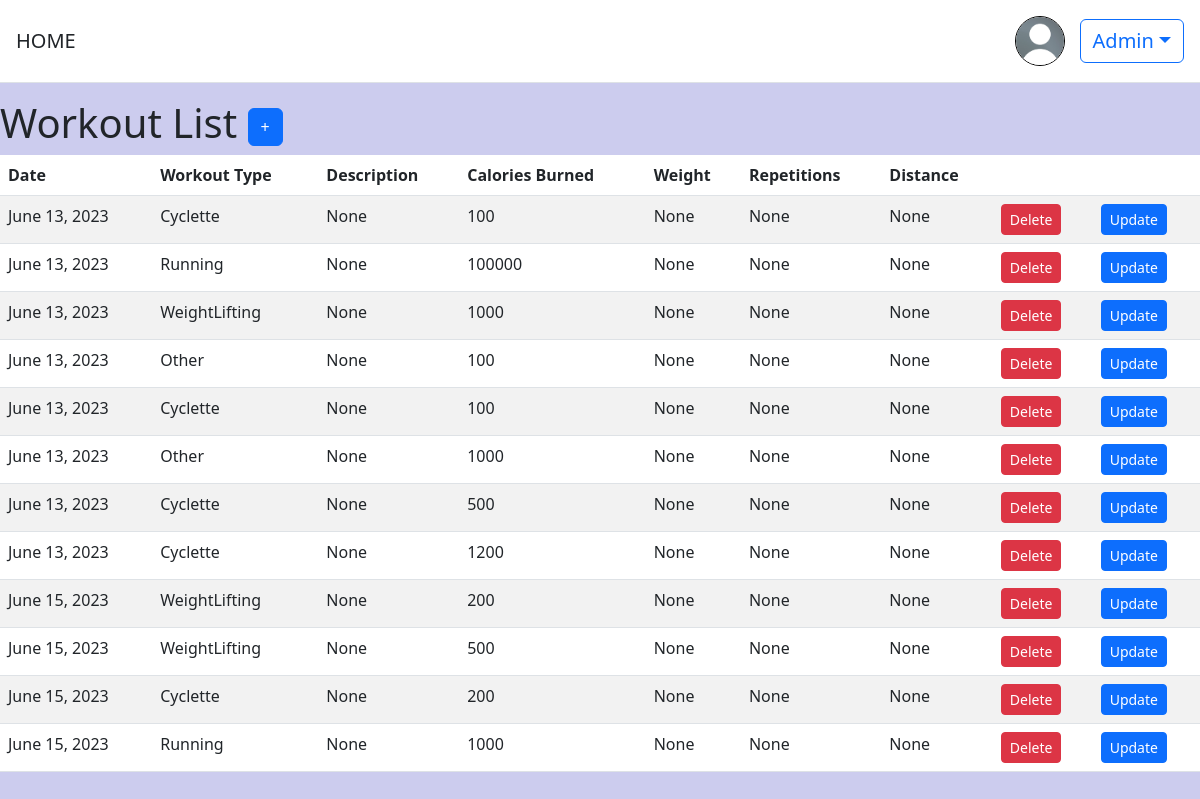
The app's page /workouts/ (signed in), older data.
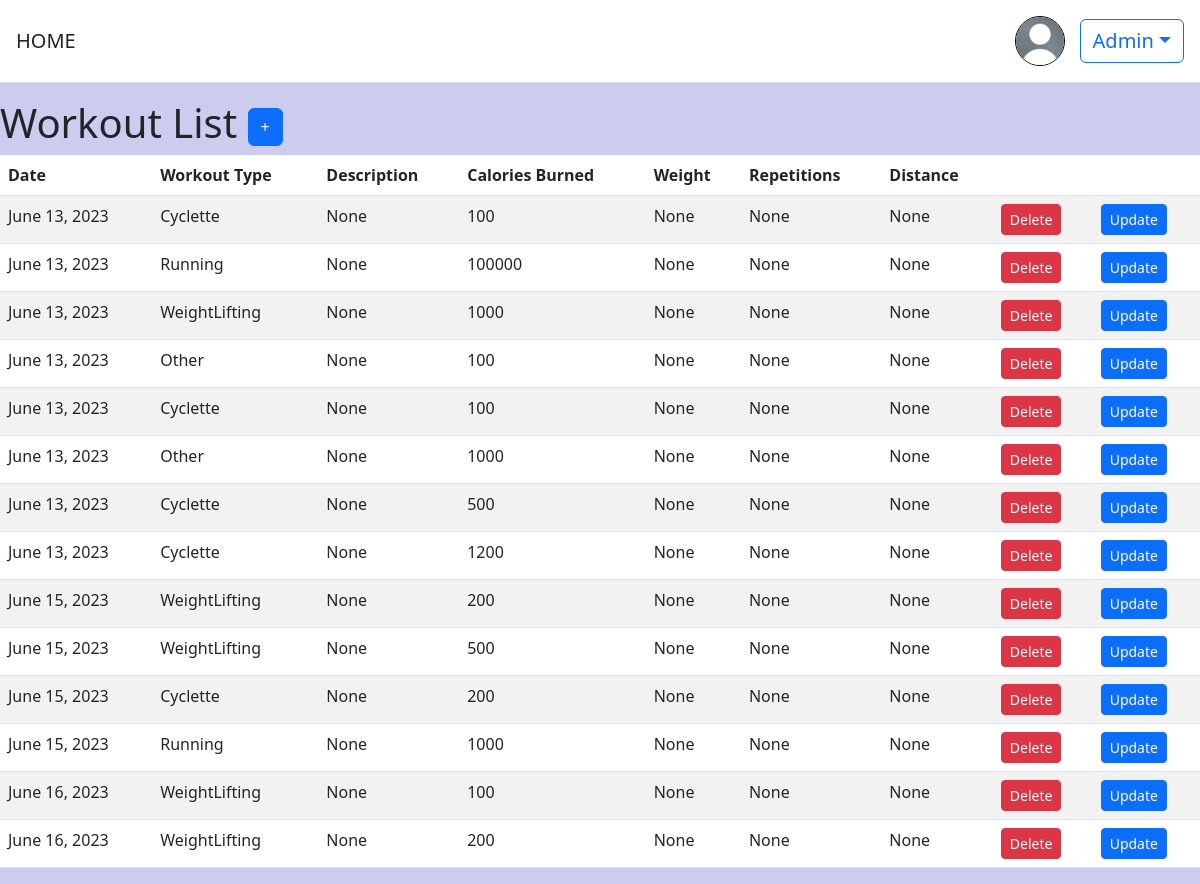
The same page, newer data.
### users/models.py (models this page shows)
class CustomUser(AbstractUser):
    first_name = models.CharField(max_length=100, null=True, blank=True)
    last_name = models.CharField(max_length=100,null=True, blank=True)
    birth_date = models.DateField(null=True, blank=True)
    age = models.PositiveIntegerField(null=True, blank=True)
    peso = models.PositiveIntegerField(null=True, blank=True)
    altezza = models.PositiveIntegerField(null=True, blank=True)
    profile_pic = models.ImageField(upload_to='profile_pics', null=True, blank=True)

### workouts/models.py (models this page shows, shortened)
class Workout(models.Model):
    WORKOUT_TYPES = (
        ('Running', 'Running'),
        ('WeightLifting', 'Weight Lifting'),
        ('Cyclette', 'Cyclette'),
        ('Other', 'Other'),
    )
    date = models.DateField(auto_now_add=True)
    repetitions = models.IntegerField(null=True, blank=True)
    weight = models.DecimalField(max_digits=5, decimal_places=2, null=True, blank=True)
    calories_burned = models.IntegerField(null=False, blank=False)
    workout_type = models.CharField(max_length=20, choices=WORKOUT_TYPES)
    distance = models.DecimalField(max_digits=5, decimal_places=2, null=True, blank=True)
    descrizione = models.CharField(max_length=50, null=True, blank=True)
    utente = models.ForeignKey(settings.AUTH_USER_MODEL, on_delete=models.CASCADE, null=True, blank=True, default=None)
    goal = models.ForeignKey('obiettivi.GoalModel', on_delete=models.CASCADE, null=True, blank=True, default=None)

### workouts/views.py (the view)
# urls.py: path('', views.workout_list, name='workout_list'),
@login_required
def workout_list(request):
    workouts = Workout.objects.filter(utente=request.user)
    return render(request, 'workout_list.html', {'workouts': workouts})

### templates/workout_list.html (shortened to what this page needs)
{% extends "base.html" %}
{% block content %}
  <h1>
    Workout List
    <a href="{% url 'workouts' %}" class="btn btn-primary"> + </a>
  </h1>
 <div class="table-responsive" >
  <table class="table table-striped">
    <thead>
      <tr>
        <th>Date</th>
        <th>Workout Type</th>
        <th>Description</th>
        <th>Calories Burned</th>
        <th>Weight</th>
        <th>Repetitions</th>
        <th>Distance</th>
        <th></th>
        <th></th>
      </tr>
    </thead>
    <tbody>
      {% for workout in workouts %}
        <tr>
          <td>{{ workout.date }}</td>
          <td>{{ workout.workout_type }}</td>
          <td>{{ workout.descrizione }}</td>
          <td>{{ workout.calories_burned }}</td>
          <td>{{ workout.weight }}</td>
          <td>{{ workout.repetitions }}</td>
          <td>{{ workout.distance }}</td>
          <td>
            <form action="{% url 'delete' workout.pk %}" method="post">
              <button type="submit" class="btn btn-danger btn-sm">Delete</button>
            </form>
          </td>
          <td>
            <form action="{% url 'update' workout.pk %}" method="post">
              <button type="submit" class="btn btn-primary btn-sm">Update</button>
            </form>
          </td>
        </tr>
      {% empty %}
        <tr>
          <td colspan="8">No workouts found.</td>
        </tr>
      {% endfor %}
    </tbody>
  </table>
  </div>
{% endblock content %}

### templates/base.html (shortened to what this page needs)
<!DOCTYPE html>
<html>
{% load static %}
<head>
    <link href="https://cdn.jsdelivr.net/npm/bootstrap@5.2.3/dist/css/bootstrap.min.css" rel="stylesheet"
>
   <link rel="stylesheet" href="https://cdnjs.cloudflare.com/ajax/libs/bootstrap/5.3.0/css/bootstrap.min.css">
</head>
<header class="p-3 mb-3 border-bottom" style="background-color: white">
        <div class="d-flex flex-wrap align-items-center justify-content-center justify-content-lg-start">
            <a class="navbar-brand" href="{% url 'homeview' %}" style="font-size:20px">HOME</a>
            <div class="text-end">
                {% if user.is_authenticated %}
                <div class="dropdown" >
                    {% if user.profile_pic %}
                    <img src="{{ user.profile_pic.url }}" class="rounded-circle" style="width: 50px; height: 50px; margin-right: 10px; border:1px solid black">
                    {% else %}
                    <img  src="{% static 'images/user_default.jpeg' %}" class="rounded-circle" style="width: 50px; height: 50px; margin-right: 10px; border:1px solid black ">
                    {% endif %}
                    <button style="font-size:20px" class="btn btn-outline-primary dropdown-toggle" type="button" id="dropdownMenuButton" data-bs-toggle="dropdown" aria-expanded="false">
                        {{ user.username }}</button>
                </div>
                {% else %}
                <a href="{% url 'users:login' %}" class="btn btn-outline-primary me-2">Log In</a>
                <a href="{% url 'users:signup' %}" class="btn btn-primary">Sign Up</a>
                {% endif %}
            </div>
        </div>
    </header>
<body style="background-color:#ccccee">
    <main >
        {% block content %}
        {% endblock %}
    </main>
</body>
</html>

Row changes from the older to the newer data that the page shows:
added Workout: date "June 16, 2023", workout_type "WeightLifting", descrizione "None", calories_burned "100", weight "None", repetitions "None", distance "None"
added Workout: date "June 16, 2023", workout_type "WeightLifting", descrizione "None", calories_burned "200", weight "None", repetitions "None", distance "None"
